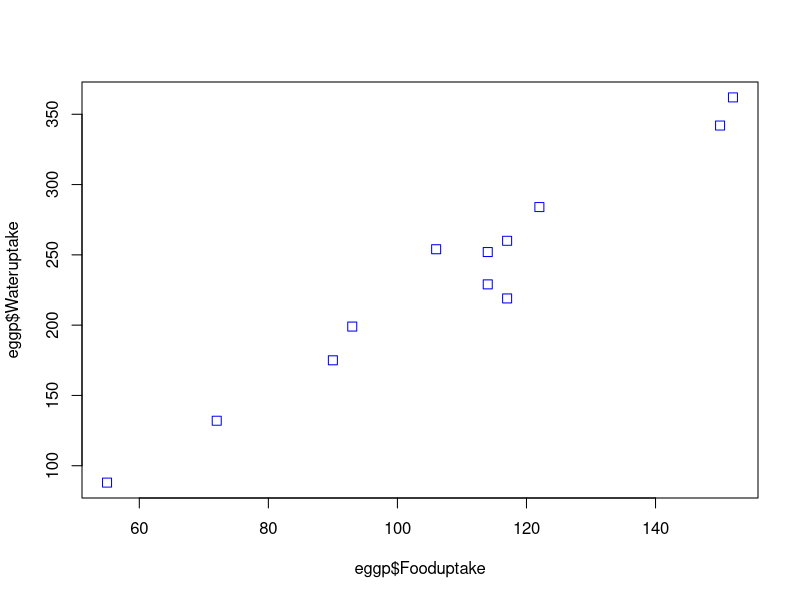
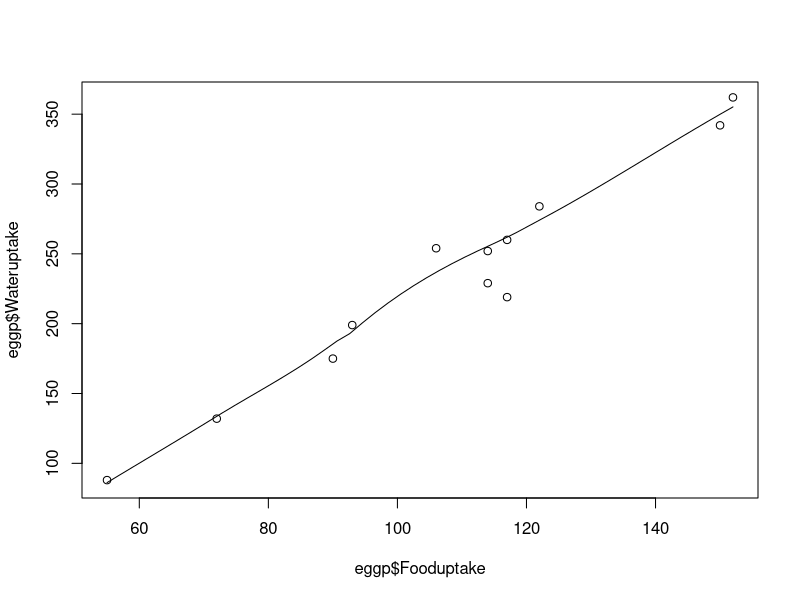
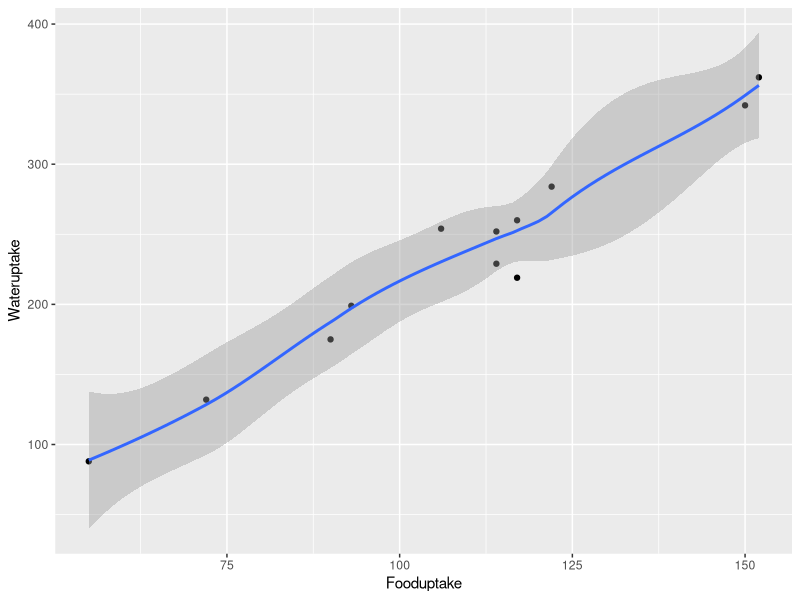
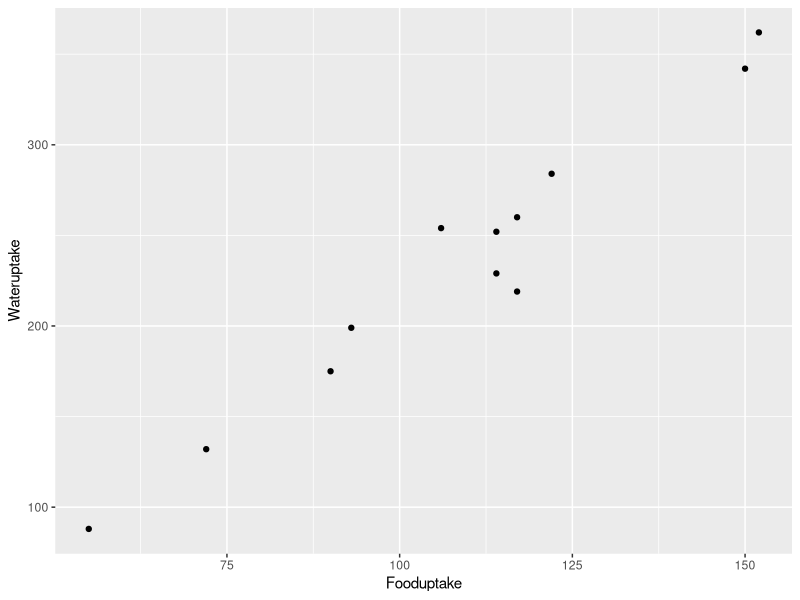
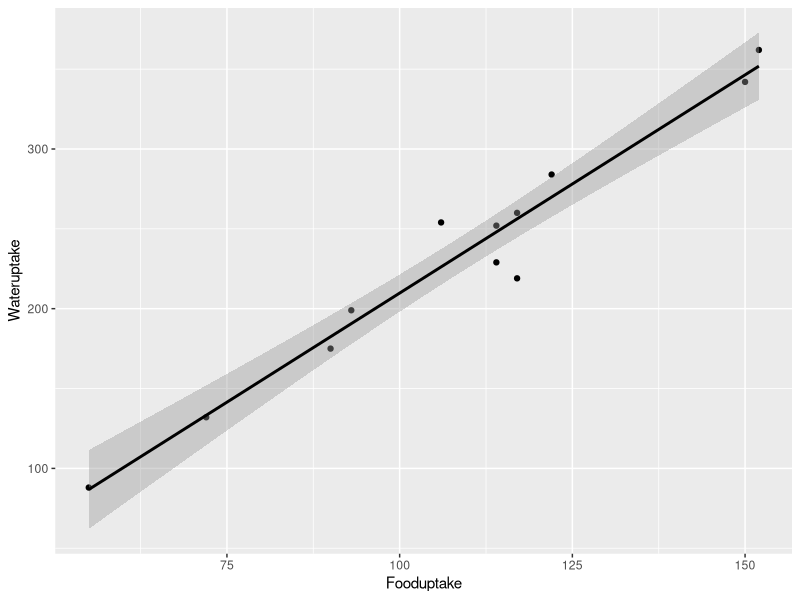
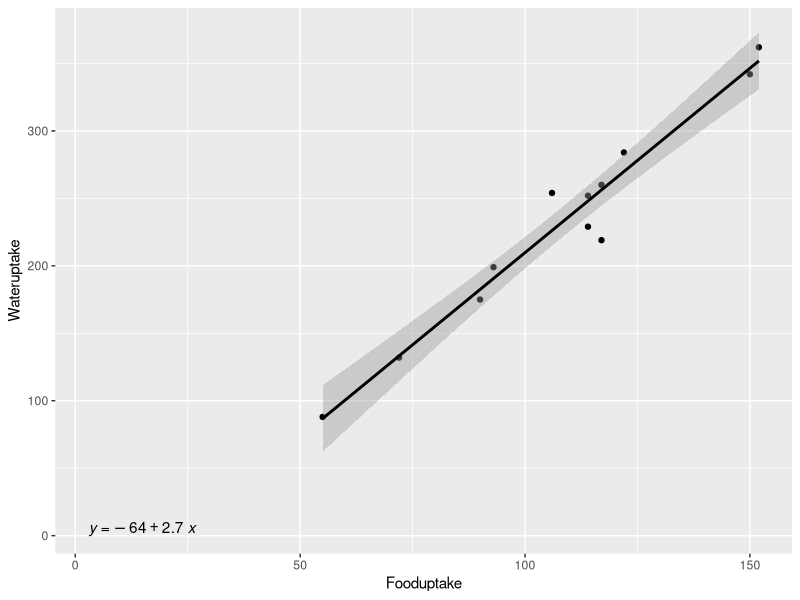
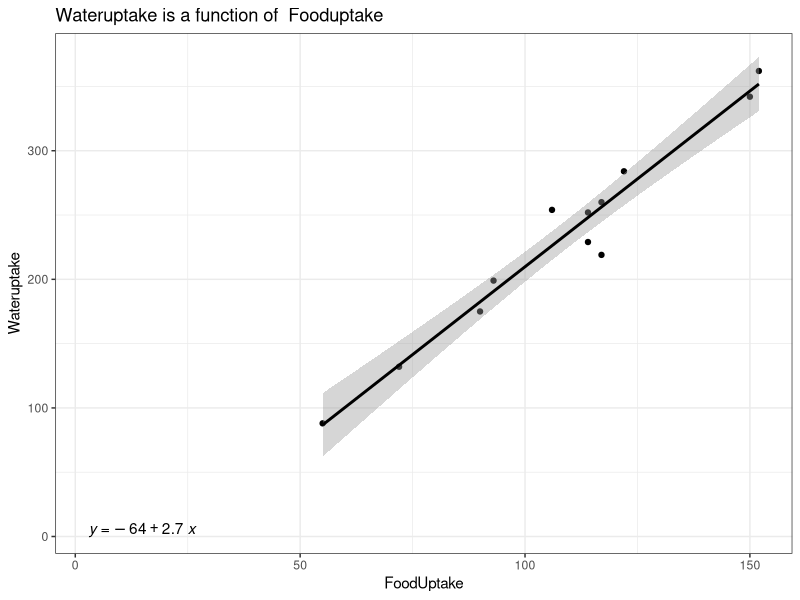
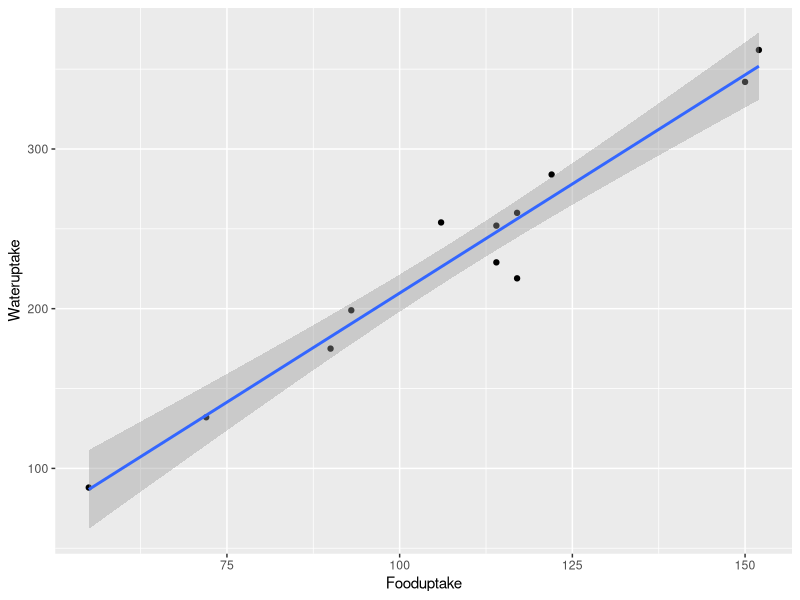

Write R code to recreate these figures, in order.
# LINEAR REGRESSION IN R

library(ggpubr)
library(ggplot2)

# Linear Regression: Equation of a line

# setting directory

# dataframe and importing data

eggp <- read.csv('data/eggp.csv')
eggp

# Visualization

plot(eggp$Fooduptake, eggp$Wateruptake, pch = 0, cex = 1.2, col = "blue")

# or

scatter.smooth(x = eggp$Fooduptake, y = eggp$Wateruptake)

ggplot(eggp, aes(x = Fooduptake, y = Wateruptake)) +
  geom_point() +
  stat_smooth()

# split the above command
#----------------------
# step 1
egraph <- ggplot(eggp, aes(x = Fooduptake, y = Wateruptake)) +
  geom_point()

egraph

# step2
# Add the regression line using geom_smooth()
# and typing in lm as your method for creating the line

egraph <- egraph + geom_smooth(method = "lm", col = "black")
egraph

# step3 Add the equation for the regression line.

egraph <- egraph + stat_regline_equation(label.x = 3, label.y = 5)
egraph

# step 4 Make the graph ready for publication
# We can add some style parameters
# using theme_bw() and making custom labels using labs().

egraph +
  theme_bw() +
  labs(title = "Wateruptake is a function of  Fooduptake",
       x = "FoodUptake",
       y = "Wateruptake")

#----------------------------------------------------------
# computation
# R function lm() 

# Wateruptake= b0+ b1 *Fooduptake

model <- lm(Wateruptake ~ Fooduptake, data = eggp)
model 
summary(model) 

# or

model2 <- aov(Wateruptake ~ Fooduptake, data = eggp)
summary(model2)

# b0=-63.513, b1=2.733
# regression equation would be Wateruptake=-63.513+2.733*Fooduptake
# the intercept (b0) is -63.513. It can be interpreted 
# as the predicted amount of water taken by birds for zero food uptake.

# the regression beta coefficient for the variable
# Fooduptake (b1), also known as the slope, is 2.733.
# This means that, for unit increment in Fooduptake, the birds will increase 
# their water uptake by 2.733ml/bird.

#Regression line

ggplot(eggp, aes(Fooduptake, Wateruptake)) +
  geom_point() +
  stat_smooth(method = lm)

# Model summary
# We start by displaying the statistical
# summary of the model using the R function summary():

summary(model)

# Residual standard error (RSE), R-squared (R2) and the F-statistic are 
# metrics that are used to check how well the model fits to our data.

# The statistical hypotheses are as follow:

# Null hypothesis (H0): the coefficients are equal 
# to zero (i.e., no relationship between wateruptake and Fooduptake)
# Alternative Hypothesis (Ha): the coefficients are
# not equal to zero (i.e., there is a relationship between wateruptake and Fooduptake)

# In our example, both the p-values for the intercept 
# and the predictor variable are highly significant, 
# so we can reject the null hypothesis and which means that there
# is a significant linear relationship between wateruptake and Fooduptake.

confint(model) # Confidence interval for the whole model
#########################################################################

# Checking assumptions under linear regression

model2 <- aov(Wateruptake ~ Fooduptake, data = eggp)
summary(model2)

par(mfrow = c(2, 2))  # Split the plotting panel into a 2 x 2 grid
plot(model2)  # Plot the model information to check for the assumptions of the model

shapiro.test(model2$residuals)# testing for normality of residuals

####################################################################################
# Multiple regression
# Scatter plot in one page/all graphs in one page
par(mfrow = c(2, 2))
plot(eggp)

# Multiple Regression analysis
model3 <- lm(Wateruptake ~ Fooduptake + Eggproduction, data = eggp)

summary(model3)

confint(model3,  level = 0.95)

# Alternatively

model4 <- lm(Wateruptake ~., data = eggp)
summary(model4)

#--------------------------------------------------------------
# dealing with categorical variables
uptake <- read.csv("data/indicator.csv")
uptake

uptake$Species1 <- ifelse(uptake$Species == "pinusc", 0, 1)
View(uptake)

colnames(uptake)
plot(Uptake ~ Time, data = uptake)
mod <- lm(Uptake~ Time + Species1, data = uptake)
summary(mod)

#----------------------------------------------------------------
# Polynomial regression
hard <- read.csv("data/polyreg.csv")
hard
colnames(hard)
plot(Tensiles.Y.~ HWconcn.X., data = hard)


mod1 <- lm(Tensiles.Y.~ HWconcn.X., data = hard)
summary(mod1)

par(mfrow = c(2,2))
plot(mod1)

# Quadratic regression
hard$hwcont <- (hard$HWconcn.X.)^2
View(hard)

mod2 <- lm(Tensiles.Y.~ HWconcn.X. + hwcont, data = hard)
summary(mod2)

par(mfrow = c(2, 2))
plot(mod2)

graphics.off()
#''''''''''''''''''''''''''''''''''''''''''''''''''''''
